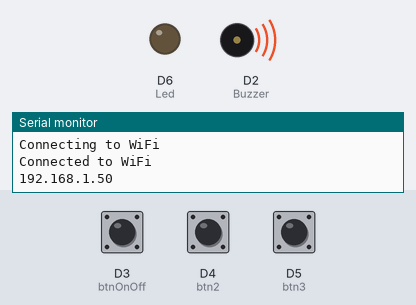
Simulated run of this sketch. Board: ESP8266 (NodeMCU). Parts: output pins drawn as LEDs (lit = HIGH), buzzer (waves = sounding), the last lines printed to the serial monitor. Inputs (shaded band) come from the test bench; at power-on: D4 (btn2) HIGH, D3 (btnOnOff) HIGH, D5 (btn3) HIGH. WiFi joins after 1.5 s; servers stay silent unless stated.

Above: at 3.2 s.
3.3 s: D4 (btn2) pulled LOW for 1 s
At 3.5 s:
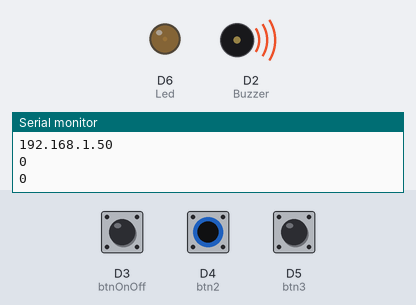
6.3 s: D4 (btn2) pulled LOW for 3.2 s
At 9.9 s:
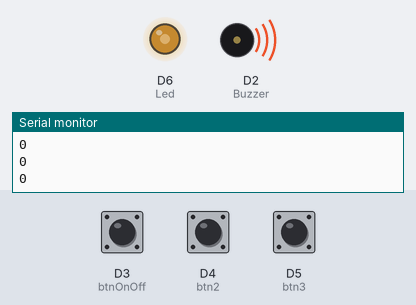
11.0 s: D4 (btn2) pulled LOW for 0.15 s
At 12.2 s:
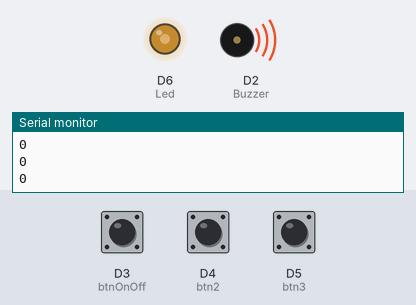
12.6 s: D4 (btn2) pulled LOW for 3.2 s
At 16.3 s:
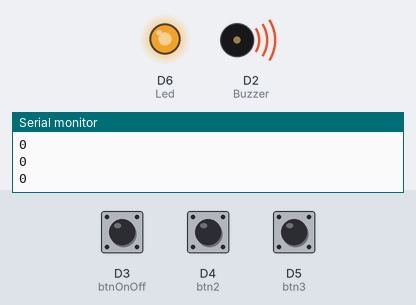
17.3 s: D3 (btnOnOff) pulled LOW for 0.15 s
At 18.2 s:
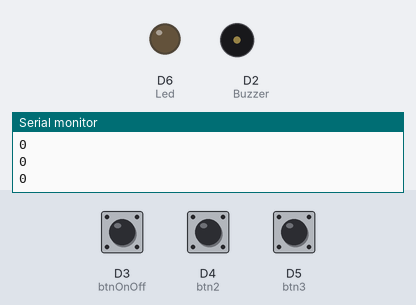
18.9 s: D3 (btnOnOff) pulled LOW for 1 s
At 20.2 s:
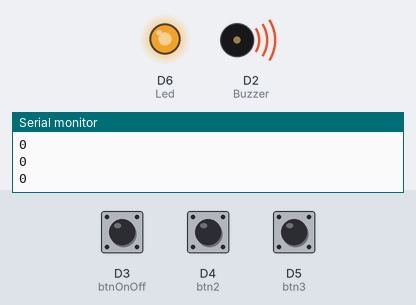
Timing chart, 0 to 21.9 s (numbered marks = the images above; inputs shaded):
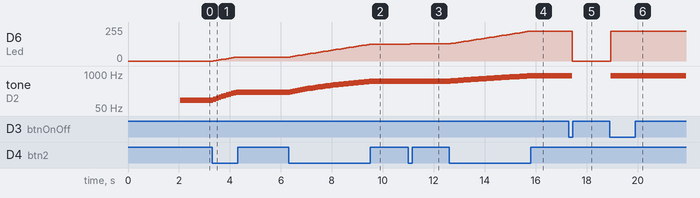

Measured:
- after the input at 3.3 s, D6 (Led): moves from 0/255 to 30/255 over 0.90 s, starting after 0.06 s; tone on D2 (Buzzer): plays 110 Hz for 0.10 s, 120 Hz for 0.10 s, 130 Hz for 0.10 s, 140 Hz for 0.10 s, 150 Hz for 0.10 s, 160 Hz for 0.10 s … (10 notes in this stretch), starting after 0.06 s
- after the input at 6.3 s, D6 (Led): moves from 30/255 to 126/255 over 3.1 s, starting after 0.06 s; tone on D2 (Buzzer): plays 210 Hz for 0.10 s, 220 Hz for 0.10 s, 230 Hz for 0.10 s, 240 Hz for 0.10 s, 250 Hz for 0.10 s, 260 Hz for 0.10 s … (32 notes in this stretch), starting after 0.06 s
- after the input at 11.0 s, D6 (Led): 126/255 → 129/255 after 0.07 s; tone on D2 (Buzzer): 520 Hz → 530 Hz after 0.07 s
- after the input at 12.6 s, D6 (Led): moves from 129/255 to 225/255 over 3.1 s, starting after 0.07 s; tone on D2 (Buzzer): plays 540 Hz for 0.10 s, 550 Hz for 0.10 s, 560 Hz for 0.10 s, 570 Hz for 0.10 s, 580 Hz for 0.10 s, 590 Hz for 0.10 s … (32 notes in this stretch), starting after 0.07 s
- after the input at 17.3 s, D6 (Led): 225/255 → 0/255 after 0.13 s; tone on D2 (Buzzer): 850 Hz → silent after 0.13 s
- after the input at 18.9 s, D6 (Led): 0/255 → 225/255 after 0.05 s; tone on D2 (Buzzer): silent → 850 Hz after 0.05 s

The sketch:

Posttest2.ino
```cpp
#include <ESP8266WiFi.h>
#include <WiFiClient.h>
#include <ESP8266WebServer.h>

const int btnOnOff = D3;
const int btn2 = D4;
const int btn3 = D5;
const int Led = D6;
const int Buzzer = D2;

int valBuzzer = 100;
int valLed = 0;
int btnPushCounter = 0;
int lastButtonState = 0;


const char* ssid = "Universitas Mulawarman";
const char* password = "";
ESP8266WebServer server(80);


void setup() {
  pinMode(Led, OUTPUT);
  pinMode(Buzzer, OUTPUT);
  pinMode(btnOnOff, INPUT_PULLUP);
  pinMode(btn2, INPUT_PULLUP);
  pinMode(btn3, INPUT_PULLUP);
  Serial.begin(115200);

  WiFi.begin(ssid, password);
  while (WiFi.status() != WL_CONNECTED) {
    delay(1000);
    Serial.println("Connecting to WiFi");
  }
  Serial.println("Connected to WiFi");
  Serial.println(WiFi.localIP());
  server.on("/", handleRoot);
  server.begin();
}

void loop() {
  Program();
  server.handleClient();
}

void handleRoot() {
  String str_valLed = String(valLed);
  String str_valBuzzer = String(valBuzzer);
  String response = "<html><body><h2>Led State: " + str_valLed + "</h2><br><h2>Buzzer State: " + str_valBuzzer + "</h2></body></html>";
  server.send(200, "text/html", response);
}

void Program() {
  int btnControl = digitalRead(btnOnOff);
  int btnState1 = digitalRead(btn2);
  int btnState2 = digitalRead(btn3);

  if (btnControl != lastButtonState) {
    if (btnControl == LOW) {
      btnPushCounter++;
    }
    delay(50);
  }
  lastButtonState = btnControl;

  if (btnPushCounter % 2 == 0) {
    if (!btnState1) {
      Serial.println(btnState1);
      if (0 <= valLed <= 249) {
        valLed += 3;
      }
      if (100 <= valBuzzer <= 2500) {
        valBuzzer += 10;
      }
    }

    if (!btnState2) {
      Serial.println(btnState2);
      if (0 <= valLed <= 249) {
        valLed -= 3;
      }
      if (100 <= valBuzzer <= 2500) {
        valBuzzer -= 10;
      }
    }
    tone(Buzzer, valBuzzer);
    analogWrite(Led, valLed);
    delay(100);
  } else {
    noTone(Buzzer);
    digitalWrite(Led, LOW);
  }
}
```
